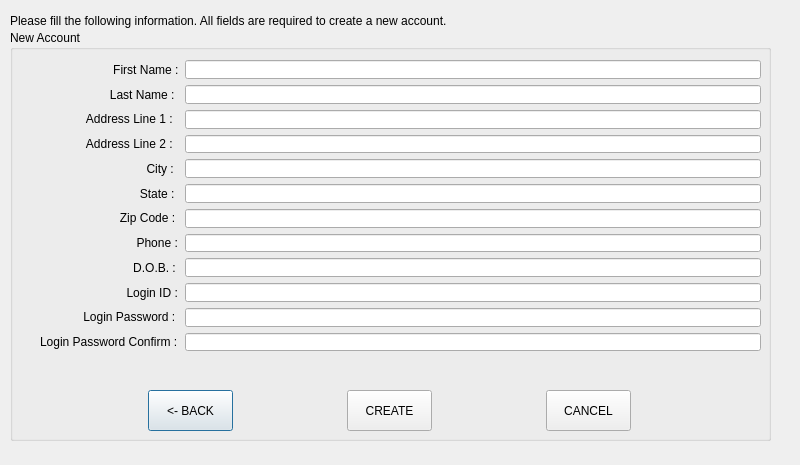
<?xml version="1.0" encoding="UTF-8"?>
<ui version="4.0">
 <class>newlogin</class>
 <widget class="QDialog" name="newlogin">
  <property name="geometry">
   <rect>
    <x>0</x>
    <y>0</y>
    <width>800</width>
    <height>465</height>
   </rect>
  </property>
  <property name="windowTitle">
   <string>Dialog</string>
  </property>
  <widget class="QLabel" name="label">
   <property name="geometry">
    <rect>
     <x>10</x>
     <y>10</y>
     <width>511</width>
     <height>21</height>
    </rect>
   </property>
   <property name="text">
    <string>Please fill the following information. All fields are required to create a new account.</string>
   </property>
  </widget>
  <widget class="QGroupBox" name="groupBox">
   <property name="geometry">
    <rect>
     <x>10</x>
     <y>30</y>
     <width>761</width>
     <height>411</height>
    </rect>
   </property>
   <property name="title">
    <string>New Account</string>
   </property>
   <widget class="QWidget" name="layoutWidget">
    <property name="geometry">
     <rect>
      <x>20</x>
      <y>350</y>
      <width>721</width>
      <height>61</height>
     </rect>
    </property>
    <layout class="QHBoxLayout" name="horizontalLayout">
     <property name="leftMargin">
      <number>10</number>
     </property>
     <property name="topMargin">
      <number>10</number>
     </property>
     <property name="rightMargin">
      <number>10</number>
     </property>
     <property name="bottomMargin">
      <number>10</number>
     </property>
     <item>
      <widget class="QPushButton" name="newbakButton">
       <property name="maximumSize">
        <size>
         <width>85</width>
         <height>49</height>
        </size>
       </property>
       <property name="text">
        <string>&lt;- BACK</string>
       </property>
      </widget>
     </item>
     <item>
      <widget class="QPushButton" name="newcreButton">
       <property name="enabled">
        <bool>true</bool>
       </property>
       <property name="maximumSize">
        <size>
         <width>85</width>
         <height>49</height>
        </size>
       </property>
       <property name="text">
        <string>CREATE</string>
       </property>
      </widget>
     </item>
     <item>
      <widget class="QPushButton" name="newcanButton">
       <property name="maximumSize">
        <size>
         <width>85</width>
         <height>49</height>
        </size>
       </property>
       <property name="text">
        <string>CANCEL</string>
       </property>
      </widget>
     </item>
    </layout>
   </widget>
   <widget class="QWidget" name="">
    <property name="geometry">
     <rect>
      <x>30</x>
      <y>30</y>
      <width>721</width>
      <height>291</height>
     </rect>
    </property>
    <layout class="QHBoxLayout" name="horizontalLayout_2">
     <property name="sizeConstraint">
      <enum>QLayout::SetMaximumSize</enum>
     </property>
     <item>
      <layout class="QVBoxLayout" name="verticalLayout_2">
       <item>
        <widget class="QLabel" name="label_2">
         <property name="text">
          <string>                      First Name :</string>
         </property>
        </widget>
       </item>
       <item>
        <widget class="QLabel" name="label_3">
         <property name="text">
          <string>                     Last Name :</string>
         </property>
        </widget>
       </item>
       <item>
        <widget class="QLabel" name="label_4">
         <property name="text">
          <string>              Address Line 1 :</string>
         </property>
        </widget>
       </item>
       <item>
        <widget class="QLabel" name="label_13">
         <property name="text">
          <string>              Address Line 2 :</string>
         </property>
        </widget>
       </item>
       <item>
        <widget class="QLabel" name="label_5">
         <property name="text">
          <string>                                City :</string>
         </property>
        </widget>
       </item>
       <item>
        <widget class="QLabel" name="label_6">
         <property name="text">
          <string>                              State :</string>
         </property>
        </widget>
       </item>
       <item>
        <widget class="QLabel" name="label_7">
         <property name="text">
          <string>                        Zip Code :</string>
         </property>
        </widget>
       </item>
       <item>
        <widget class="QLabel" name="label_8">
         <property name="text">
          <string>                             Phone :</string>
         </property>
        </widget>
       </item>
       <item>
        <widget class="QLabel" name="label_9">
         <property name="text">
          <string>                            D.O.B. :</string>
         </property>
        </widget>
       </item>
       <item>
        <widget class="QLabel" name="label_10">
         <property name="text">
          <string>                          Login ID :</string>
         </property>
        </widget>
       </item>
       <item>
        <widget class="QLabel" name="label_11">
         <property name="text">
          <string>             Login Password :</string>
         </property>
        </widget>
       </item>
       <item>
        <widget class="QLabel" name="label_12">
         <property name="text">
          <string>Login Password Confirm :</string>
         </property>
        </widget>
       </item>
      </layout>
     </item>
     <item>
      <layout class="QVBoxLayout" name="verticalLayout">
       <item>
        <widget class="QLineEdit" name="firstNameEdit"/>
       </item>
       <item>
        <widget class="QLineEdit" name="lastNameEdit"/>
       </item>
       <item>
        <widget class="QLineEdit" name="address1Edit"/>
       </item>
       <item>
        <widget class="QLineEdit" name="address2Edit"/>
       </item>
       <item>
        <widget class="QLineEdit" name="cityEdit"/>
       </item>
       <item>
        <widget class="QLineEdit" name="stateEdit"/>
       </item>
       <item>
        <widget class="QLineEdit" name="zipCodeEdit"/>
       </item>
       <item>
        <widget class="QLineEdit" name="phoneEdit"/>
       </item>
       <item>
        <widget class="QLineEdit" name="dobEdit"/>
       </item>
       <item>
        <widget class="QLineEdit" name="loginIdEdit"/>
       </item>
       <item>
        <widget class="QLineEdit" name="loginPassEdit"/>
       </item>
       <item>
        <widget class="QLineEdit" name="loginPassConfirmEdit"/>
       </item>
      </layout>
     </item>
    </layout>
   </widget>
   <zorder>layoutWidget</zorder>
   <zorder>newbakButton</zorder>
   <zorder></zorder>
   <zorder></zorder>
  </widget>
 </widget>
 <resources/>
 <connections/>
</ui>
